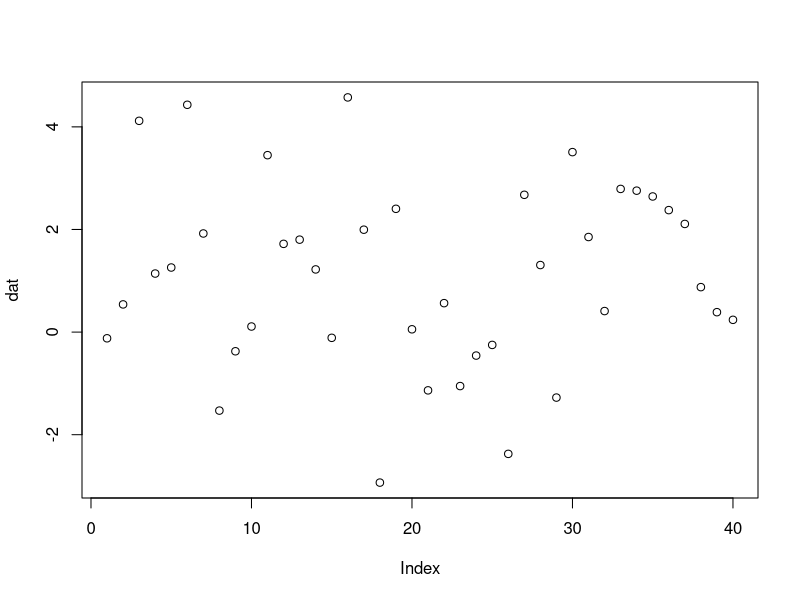
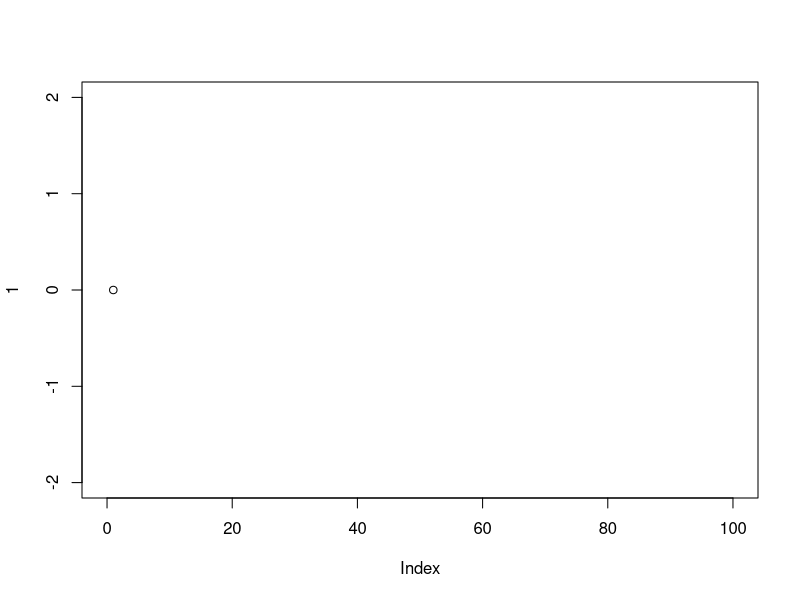

The R script that drew these images, in order:
## ---- chunk 1
knitr::opts_chunk$set(
  collapse = TRUE,
  comment = "#>",
  fig.width = 6,
  fig.asp = 0.618,
  fig.align = "center"
)
## ---- chunk 2
set.seed(123)
mu <- 1
sigma <- 2
dat <- rnorm(40, mean = mu, sd = sigma) # our simulated data
plot(dat)
plot(1, xlim = c(0, 100), ylim = c(-2, 2), type = "n")
jump_sd <- 0.5
i <- 1
previous_proposal <- 0
## ---- chunk 3
# Run the section from here to the bottom repeatedly:
(proposal <- rnorm(1, previous_proposal, jump_sd))
# ----------------------------------------------------------------

(log_like_proposal <- sum(dnorm(dat, mean = proposal, sd = sigma, log = TRUE)))
(log_like_previous <- sum(dnorm(dat, mean = previous_proposal, sd = sigma, log = TRUE)))
# ----------------------------------------------------------------

(log_like_prior_proposal <- dnorm(proposal, mean = 0, sd = 3, log = TRUE))
(log_like_prior_previous <- dnorm(previous_proposal, mean = 0, sd = 3, log = TRUE))
# ----------------------------------------------------------------

# Combine the log-prior with the log-likelihood to get a value that is
# proportional to the posterior probability of that parameter value given the
# data:
(log_posterior_proposal <- log_like_prior_proposal + log_like_proposal)
(log_posterior_previous <- log_like_prior_previous + log_like_previous)
# ----------------------------------------------------------------

# Calculate the ratio of the proposal and previous probabilities:
(prob_ratio <- exp(log_posterior_proposal) / exp(log_posterior_previous))
# ----------------------------------------------------------------

# If the probability ratio is > 1, then always accept the new parameter values.
# If the probability ratio is < 1, then accept the new parameter values in
# proportion to the ratio.
if (runif(1) < prob_ratio) {
  (previous_proposal <- proposal)
} else {
  (previous_proposal <- previous_proposal)
}
# ----------------------------------------------------------------

points(i, previous_proposal)
i <- i + 1 # update counter for next time
